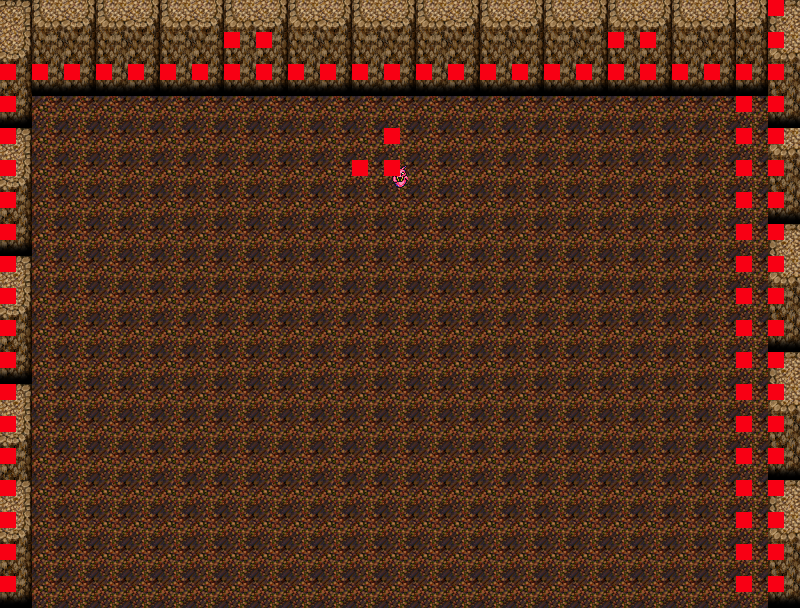

This is a level from a 2D game, rendered from its Tiled map with the project's own tilesets. A one-line summary and the map file follow, with tile-layer data summarised:
An orthogonal 25x19 tile map with 32x32 px tiles, 3 tile layers (Ground, Walls, Collision), 4 tilesets.

<map version="1.0" orientation="orthogonal" width="25" height="19" tilewidth="32" tileheight="32">
 <tileset firstgid="1" name="ground" tilewidth="32" tileheight="32">
  <image source="ground.png" trans="ff00ff" width="512" height="384" />
 </tileset>
 <tileset firstgid="193" name="cliffs" tilewidth="32" tileheight="32">
  <image source="cliffs.png" trans="ff00ff" width="512" height="480" />
 </tileset>
 <tileset firstgid="433" name="collider" tilewidth="32" tileheight="32">
  <image source="collider.png" trans="ff00ff" width="80" height="32" />
  <tile id="0">
   <properties>
    <property name="blocked" value="true" />
   </properties>
  </tile>
 </tileset>
 <tileset firstgid="435" name="npc" tilewidth="32" tileheight="32">
  <image source="npc.png" trans="ff00ff" width="160" height="64" />
  <tile id="4">
   <properties>
    <property name="name" value="MutantBear" />
   </properties>
  </tile>
 </tileset>
 <layer name="Ground" width="25" height="19">
  <data>[475 cells, 475 non-empty, 1 distinct tile ids]</data>
 </layer>
 <layer name="Walls" width="25" height="19">
  <data>[475 cells, 108 non-empty, 9 distinct tile ids]</data>
 </layer>
 <layer name="Collision" width="25" height="19">
  <data>[475 cells, 82 non-empty, 1 distinct tile ids]</data>
 </layer>
</map>
